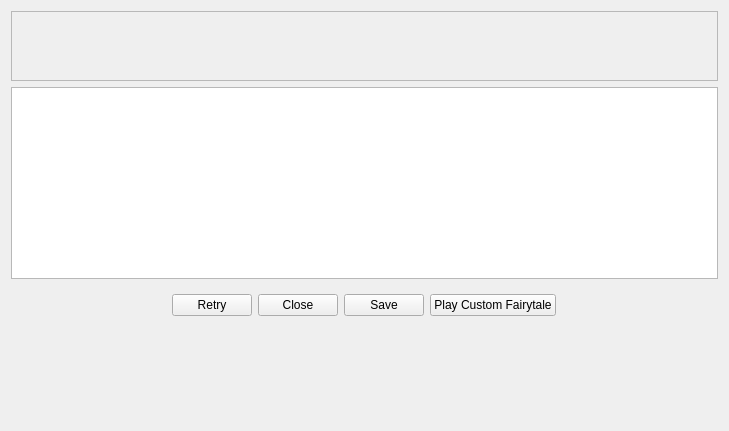
<?xml version="1.0" encoding="UTF-8"?>
<ui version="4.0">
 <class>CustomFairytaleWidget</class>
 <widget class="QWidget" name="CustomFairytaleWidget">
  <property name="geometry">
   <rect>
    <x>0</x>
    <y>0</y>
    <width>729</width>
    <height>431</height>
   </rect>
  </property>
  <property name="sizePolicy">
   <sizepolicy hsizetype="Expanding" vsizetype="Expanding">
    <horstretch>0</horstretch>
    <verstretch>0</verstretch>
   </sizepolicy>
  </property>
  <property name="windowTitle">
   <string>Custom Fairytale</string>
  </property>
  <layout class="QGridLayout" name="gridLayout">
   <item row="0" column="0" colspan="7">
    <widget class="QScrollArea" name="scrollArea">
     <property name="sizePolicy">
      <sizepolicy hsizetype="Expanding" vsizetype="Preferred">
       <horstretch>0</horstretch>
       <verstretch>0</verstretch>
      </sizepolicy>
     </property>
     <property name="widgetResizable">
      <bool>true</bool>
     </property>
     <widget class="QWidget" name="scrollAreaWidgetContents">
      <property name="geometry">
       <rect>
        <x>0</x>
        <y>0</y>
        <width>709</width>
        <height>69</height>
       </rect>
      </property>
      <layout class="QHBoxLayout" name="horizontalLayout_2">
       <item>
        <spacer name="horizontalSpacer_2">
         <property name="orientation">
          <enum>Qt::Horizontal</enum>
         </property>
         <property name="sizeHint" stdset="0">
          <size>
           <width>40</width>
           <height>20</height>
          </size>
         </property>
        </spacer>
       </item>
       <item>
        <layout class="QHBoxLayout" name="horizontalLayout"/>
       </item>
       <item>
        <spacer name="horizontalSpacer_3">
         <property name="orientation">
          <enum>Qt::Horizontal</enum>
         </property>
         <property name="sizeHint" stdset="0">
          <size>
           <width>40</width>
           <height>20</height>
          </size>
         </property>
        </spacer>
       </item>
      </layout>
     </widget>
    </widget>
   </item>
   <item row="2" column="0" colspan="7" alignment="Qt::AlignHCenter|Qt::AlignTop">
    <widget class="QWidget" name="widget" native="true">
     <layout class="QHBoxLayout" name="horizontalLayout_3">
      <item>
       <widget class="QPushButton" name="retryPushButton">
        <property name="text">
         <string>Retry</string>
        </property>
        <property name="icon">
         <iconset resource="../oxygen-icons-png-master/oxygen_windows.qrc">
          <normaloff>:/themes/oxygen/32x32/actions/edit-redo.png</normaloff>:/themes/oxygen/32x32/actions/edit-redo.png</iconset>
        </property>
        <property name="iconSize">
         <size>
          <width>32</width>
          <height>32</height>
         </size>
        </property>
       </widget>
      </item>
      <item>
       <widget class="QPushButton" name="okPushButton">
        <property name="text">
         <string>Close</string>
        </property>
        <property name="icon">
         <iconset resource="../oxygen-icons-png-master/oxygen_windows.qrc">
          <normaloff>:/themes/oxygen/32x32/actions/dialog-close.png</normaloff>:/themes/oxygen/32x32/actions/dialog-close.png</iconset>
        </property>
        <property name="iconSize">
         <size>
          <width>32</width>
          <height>32</height>
         </size>
        </property>
       </widget>
      </item>
      <item>
       <widget class="QPushButton" name="savePushButton">
        <property name="text">
         <string>Save</string>
        </property>
        <property name="icon">
         <iconset resource="../oxygen-icons-png-master/oxygen_windows.qrc">
          <normaloff>:/themes/oxygen/32x32/actions/document-save.png</normaloff>:/themes/oxygen/32x32/actions/document-save.png</iconset>
        </property>
        <property name="iconSize">
         <size>
          <width>32</width>
          <height>32</height>
         </size>
        </property>
       </widget>
      </item>
      <item>
       <widget class="QPushButton" name="playFinalVideoPushButton">
        <property name="enabled">
         <bool>true</bool>
        </property>
        <property name="text">
         <string>Play Custom Fairytale</string>
        </property>
        <property name="icon">
         <iconset resource="../oxygen-icons-png-master/oxygen_windows.qrc">
          <normaloff>:/themes/oxygen/32x32/actions/media-playback-start.png</normaloff>:/themes/oxygen/32x32/actions/media-playback-start.png</iconset>
        </property>
        <property name="iconSize">
         <size>
          <width>32</width>
          <height>32</height>
         </size>
        </property>
       </widget>
      </item>
     </layout>
    </widget>
   </item>
   <item row="1" column="0" colspan="7">
    <widget class="QTextBrowser" name="textBrowser">
     <property name="font">
      <font>
       <pointsize>20</pointsize>
      </font>
     </property>
    </widget>
   </item>
   <item row="3" column="1" colspan="5">
    <spacer name="verticalSpacer">
     <property name="orientation">
      <enum>Qt::Vertical</enum>
     </property>
     <property name="sizeHint" stdset="0">
      <size>
       <width>20</width>
       <height>40</height>
      </size>
     </property>
    </spacer>
   </item>
  </layout>
 </widget>
 <tabstops>
  <tabstop>scrollArea</tabstop>
  <tabstop>textBrowser</tabstop>
 </tabstops>
 <resources>
  <include location="../oxygen-icons-png-master/oxygen_windows.qrc"/>
 </resources>
 <connections/>
</ui>
